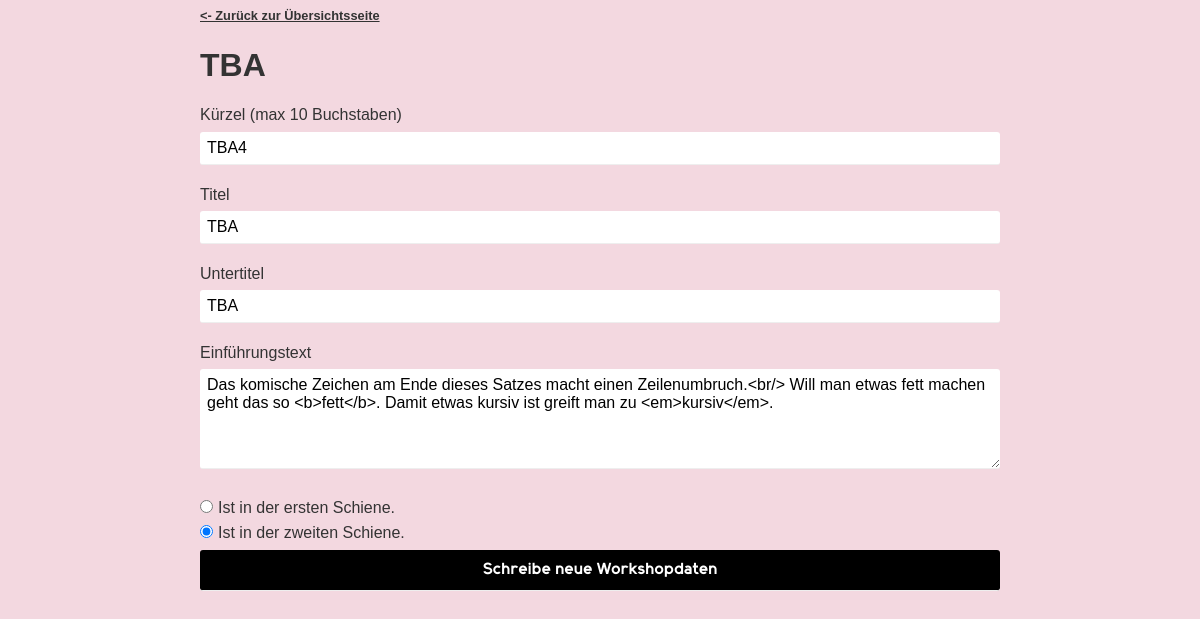
The page /datenbank/workshop.php?kuerzel=TBA4 on the database its author committed.
### tables this page shows
CREATE TABLE workshops (
	titel VARCHAR(255) NOT NULL,
	untertitel VARCHAR(255),
	einfuehrungstext VARCHAR(2500) NOT NULL,
	kuerzel VARCHAR(10) NOT NULL,
	ist_erste_schiene BOOLEAN NOT NULL,
	ist_zweite_schiene BOOLEAN NOT NULL,

	CONSTRAINT erste_oder_zweite_schiene CHECK (ist_erste_schiene XOR ist_zweite_schiene)
);

### datenbank/workshop.php (the view, shortened to what this page needs)
<!DOCTYPE HTML>
<html>
<head>
	<link rel="stylesheet" href="../css/style.css" type="text/css" />
</head>
<body>
  <?php
    include("../mysql/connect.php");
    $kuerzel = $_GET["kuerzel"];
		$stmt = $conn->prepare("SELECT * FROM workshops WHERE kuerzel = ?");
		mysqli_stmt_bind_param($stmt, "s", $kuerzel);
		$stmt->execute();
		$workshop = $stmt->get_result()->fetch_assoc();
  ?>
	<main>
		<article class="anmeldungen">
			<a href="../datenbank/index.php" style="font-size: 0.8em"><- Zurück zur Übersichtsseite</a>
			<h1><?php echo $workshop["titel"]; ?></h1>
    	<form action="./schreibe_workshop.php?kuerzel=<?php echo $kuerzel;?>" method="post" target="_BLANK">
			<?php
				echo "<label>Kürzel (max 10 Buchstaben)</label><input type='text' maxlength='10' name='kuerzel' value='" . $workshop["kuerzel"] . "' required />";
				echo "<label>Titel</label><input type='text' name='titel' value='" . $workshop["titel"] . "' required />";
				echo "<label>Untertitel</label><input type='text' name='untertitel' value='" . $workshop["untertitel"] . "' />";
				echo "<label>Einführungstext</label><textarea name='einfuehrungstext' rows=5 required >" . $workshop["einfuehrungstext"] . "</textarea>";
				if (boolval($workshop["ist_erste_schiene"])) {
					echo "<input type='radio' name='schiene' value='1' id='ist_erste_schiene' checked required /><label>Ist in der ersten Schiene.</label><br />";
					echo "<input type='radio' name='schiene' value='2' id='ist_zweite_schiene' required /><label>Ist in der zweiten Schiene.</label>";
				} else {
					echo "<input type='radio' name='schiene' value='1' id='ist_erste_schiene' required /><label>Ist in der ersten Schiene.</label><br />";
					echo "<input type='radio' name='schiene' value='2' id='ist_zweite_schiene' checked required /><label>Ist in der zweiten Schiene.</label>";
				}
			?>
      <input type="submit" value="Schreibe neue Workshopdaten">
    </form>
		</article>
	</main>
</body>
</html>

### css/style.css (style rules this page uses)
html, body, div, span, applet, object, iframe, h1, h2, h3, h4, h5, h6, p, blockquote, pre, a, abbr, acronym, address, big, cite, code, del, dfn, em, img, ins, kbd, q, s, samp, small, strike, strong, sub, sup, tt, var, b, u, i, center, fieldset, form, label, legend, table, caption, tbody, tfoot, thead, tr, th, td, article, aside, canvas, details, embed, figure, figcaption, footer, header, hgroup, menu, nav, output, ruby, section, summary, time, mark, audio, video { margin: 0; padding: 0; border: 0; font-size: 100%; font: inherit; vertical-align: baseline; }
article, aside, details, figcaption, figure, footer, header, hgroup, menu, nav, section { display: block; }
body { line-height: 1; }
body { font-family: sans-serif; font-size: 12pt; color: #333; line-height: 1.2; background-color: #f3d8e0; }
a { text-decoration: none; font-weight: bold; color: #fff; cursor: pointer; background-color: black; }
h1, h2, h3, h4, h5 { font-family: 'elliot_sansbold', 'cm_sans_serif_2012medium'; font-weight: bold; display: block; }
h1 { text-shadow: 1px 1px 1px rgba(0, 0, 0, 0.5); font-size: 2em; margin: 0.67em 0; }
main h1 { text-shadow: none; }
main { max-width: 800px; margin-left: auto; margin-right: auto; padding-left: 5px; padding-right: 5px; }
article { display: block; padding-top: 5px; padding-bottom: 30px; }
input, textarea { background-color: white; border: none; border-bottom: 1px solid #eee; border-radius: 3px; font-size: 1em; margin: 7px 0 20px; padding: 7px; box-sizing: border-box; }
input[type=text], input[type=number], input[type=email], input[type=tel] { width: 100%; }
input[type=checkbox], input[type=radio] { display: inline; margin-right: 5px; margin-bottom: 5px; }
textarea { height: 100px; resize: vertical; width: 100%; font-family: inherit; }
input[type=submit] { padding: 10px; padding-top: 11px; margin-right: auto; margin-left: auto; text-align: center; background-color: #000; font-family: 'elliot_sansbold', 'cm_sans_serif_2012medium'; color: white; width: 100%; }
.anmeldungen h1, .anmeldungen h2, .anmeldungen h3, .anmeldungen h4, .anmeldungen h5 { font-family: sans-serif; }
.anmeldungen a { background-color: inherit; color: inherit; text-decoration: underline; }

### rows shown on the page
workshops: titel "TBA", kuerzel "TBA4", untertitel "TBA", einfuehrungstext "Das komische Zeichen am Ende dieses Satzes macht einen Zeilenumbruch.<br/> Will man etwas fett machen geht das so <b>fett</b>. Damit etwas kursiv ist greift man zu <em>kursiv</em>."
